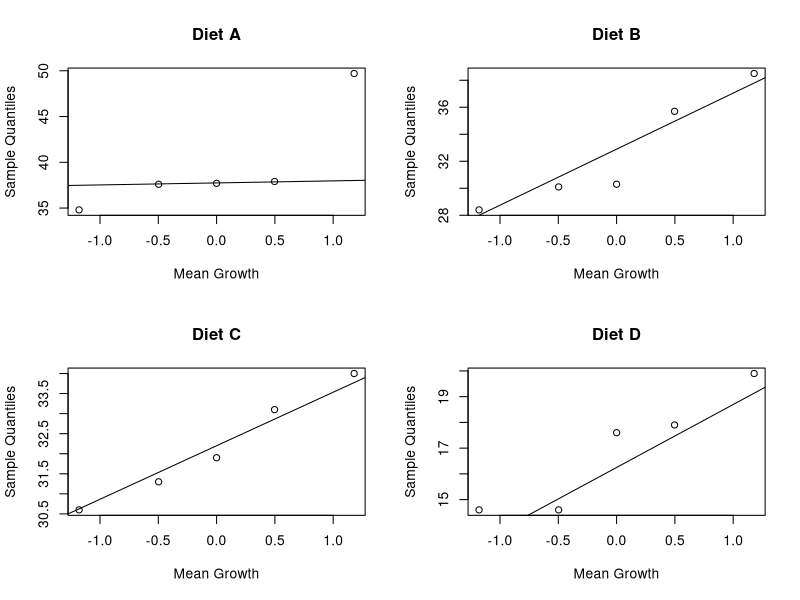
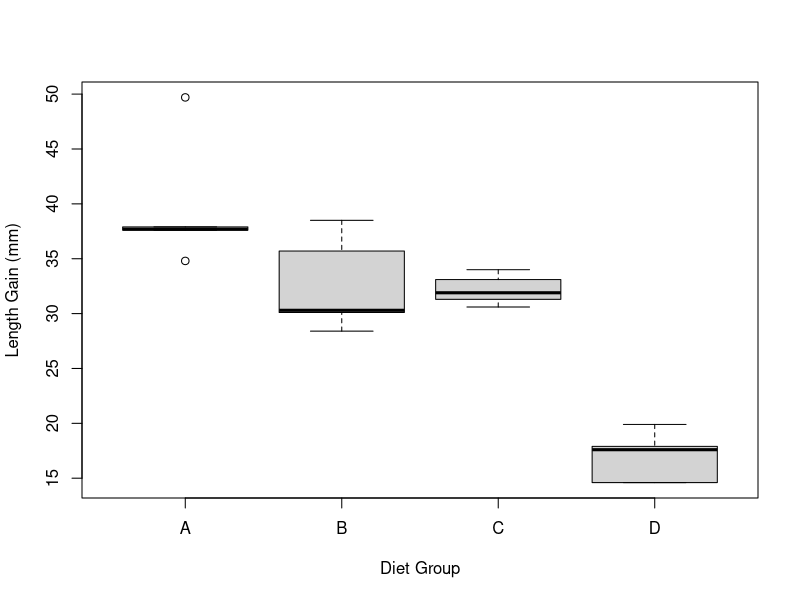
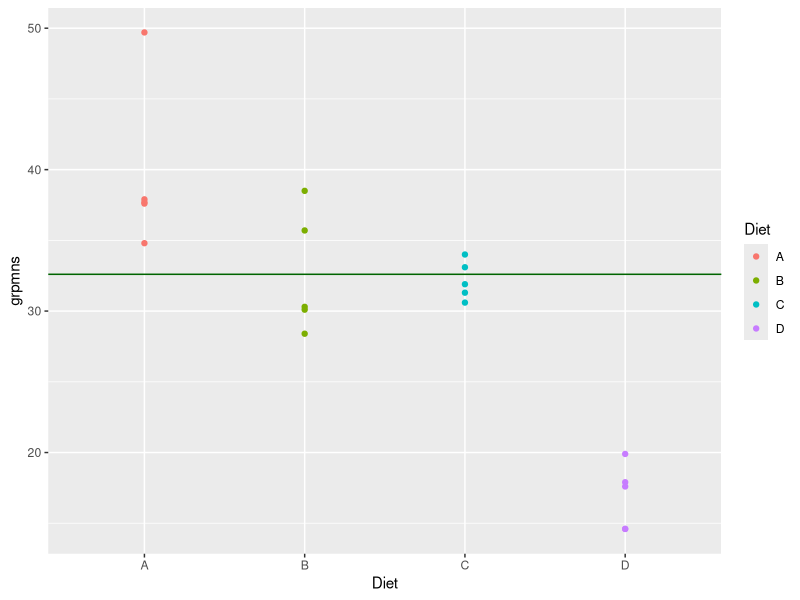
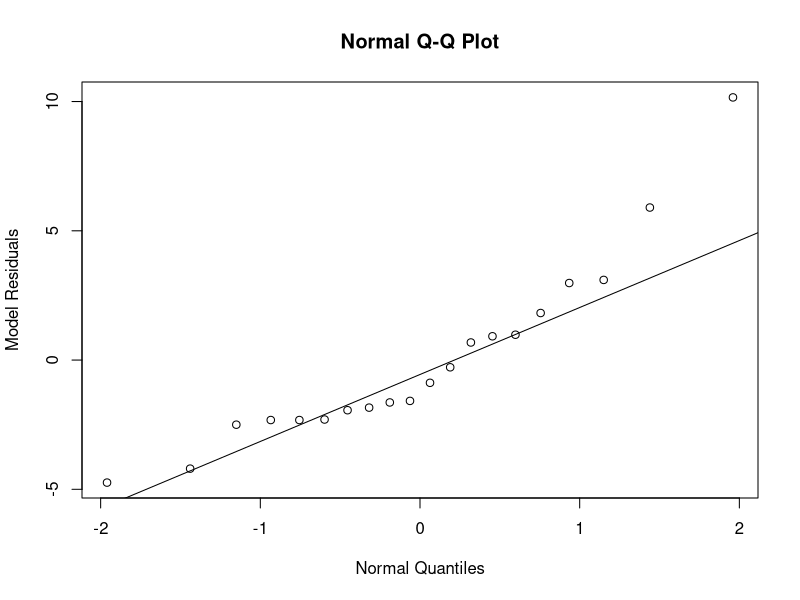
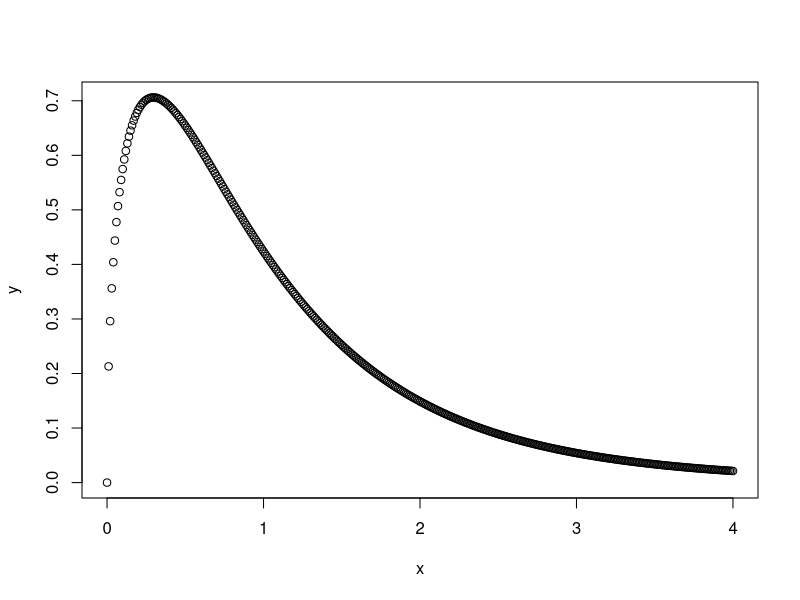
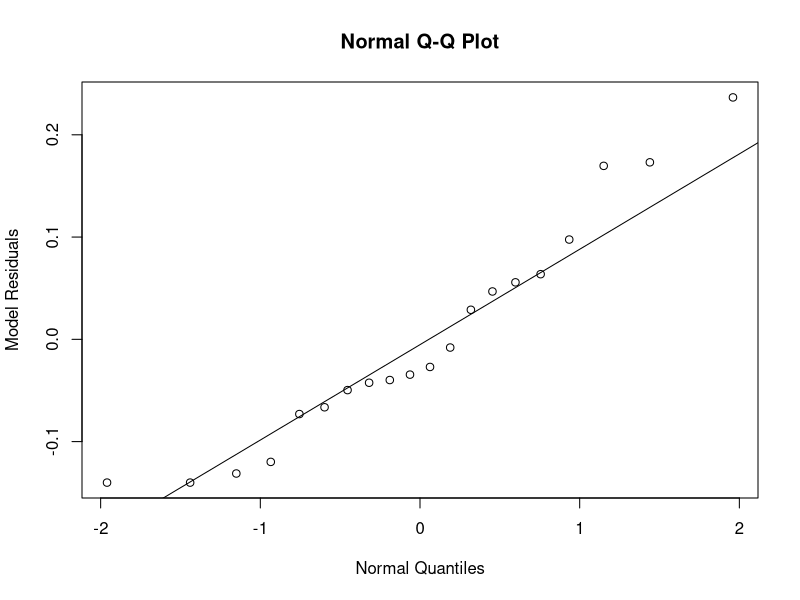
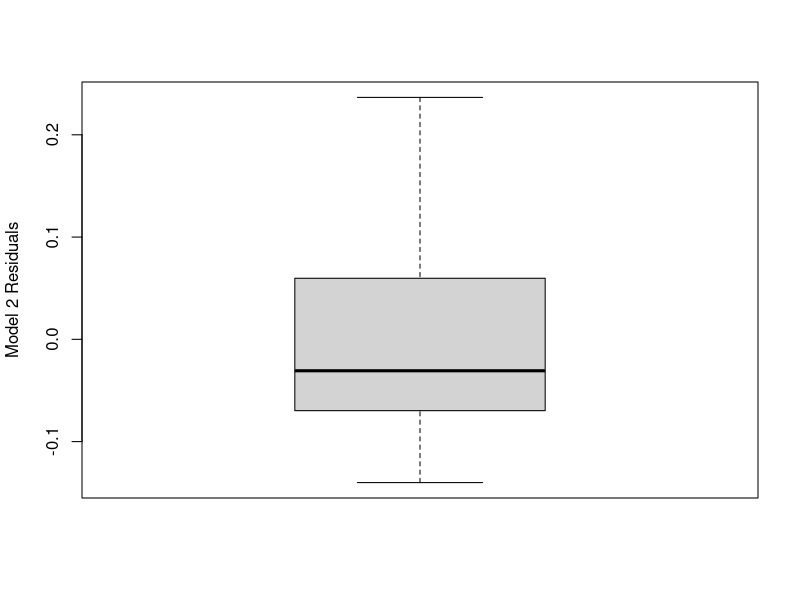
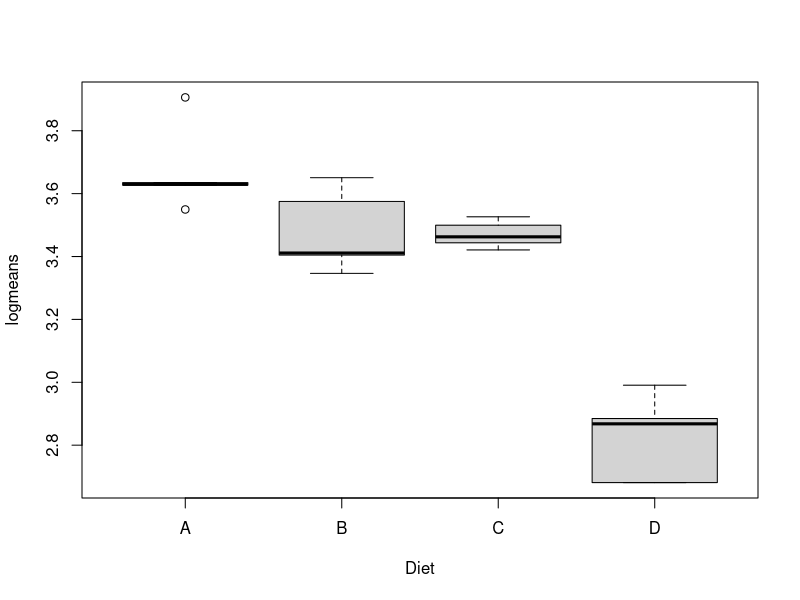

These figures' R source, in order:
#WPA data to illustrate RATG

wpa_dat <- read.csv("WPA_manage.csv",header=TRUE)

#Next line determines which WPAs will be assigned
#to which management group (Burn, Herbicide, Graze)

wpa_dat$rand_assign <- sample(15,15,replace=FALSE)

#Will use trout_hatchery_22.csv file to demonstrate
#graphical and statistical analysis of a one-factor
#experiment

trout <- read.csv("trout_hatchery_22.csv",header=TRUE)

library(tidyverse)

#trout_summary below contains the data which will be
#used in our statistical analysis comparing all 
#four Diet groups in terms of mean gain in length

trout_summary <- trout %>%
     group_by(Diet,raceway) %>%
     summarise(grpmns = mean(Length_6w_mm),
               grpstd = sd(Length_6w_mm))

write.csv(trout_summary,"trout_summary.csv")

trout_A_B <- trout_summary %>%
             filter(Diet=="A"|Diet=="B")
trout_A_B$indA <- (trout_A_B$Diet=="A")*1

m1 <- lm(grpmns~indA,data=trout_A_B)
anova(m1)


#QQ Plots by Level

#we need to transform the 'Diet' variable from the 'chr'
#format to a 'factor' format and we do this using
#the as.factor() function below

trout_summary$Diet <- as.factor(trout_summary$Diet)

par(mfrow=c(2,2))
for(i in levels(trout_summary$Diet)){
  tmp <- with(trout_summary, grpmns[Diet==i])
  qqnorm(tmp,xlab="Mean Growth",main=paste("Diet",i))
  qqline(tmp)
  }

par(mfrow=c(1,1))

#Next line provides boxplots for each group

boxplot(trout_summary$grpmns~trout_summary$Diet,
        xlab="Diet Group",ylab="Length Gain (mm)")

#Next lines use tidyverse to get means and sample
#variances for each Diet level

num_summaries <- trout_summary %>%
          group_by(Diet)%>%
          summarise(mnsamp = mean(grpmns),
                    varsamp=var(grpmns),
                    logmnsamp=log(mnsamp))

mean(num_summaries$mnsamp)

var_ratio <- max(num_summaries$varsamp)/min(num_summaries$varsamp)
var_ratio

#plot the raceways/tubs Length Gains vs. Diet Group

meanA <- num_summaries$mnsamp[1]
meanB <- num_summaries$mnsamp[2]
meanC <- num_summaries$mnsamp[3]
meanD <- num_summaries$mnsamp[4]

ggplot(trout_summary,aes(x=Diet,y=grpmns,color=Diet))+
      geom_point()+
      geom_hline(yintercept=meanB,color="dark green")

trout_summary$Diet <- as.factor(trout_summary$Diet)

m1 <- lm(grpmns~Diet,data=trout_summary)
anova(m1)

#with a pvalue < 0.05, we want to know which means
#are different...
#suppose we want to compare Diet A to B,C, and D
#There are 3 comparisons to make and so a Bonferroni
#approach uses an alpha of 0.05/3 = 0.0167

#For a confidence interval, you divide 0.0167/2 to 
#get 0.0083

#To get the t-multiplier, you need 16 df from the MSE
#and we use the 0.9917 quantile

qt(p=0.9917, df=16, lower.tail = TRUE, log.p = FALSE)

#Need to do residual analysis after every ANOVA analysis
#residuals() function will create residuals for every point

trout_summary$resids <- residuals(m1)

{qqnorm(trout_summary$resids,xlab="Normal Quantiles",
        ylab="Model Residuals")
qqline(trout_summary$resids)}

shapiro.test(trout_summary$resids)

pf(q=30.65,df1=3,df2=16,lower.tail=FALSE)
x <- seq(0,4,.01)
y <- df(x,df1=3,df2=16)

qf(p=0.05,df1=3,df2=16,lower.tail=FALSE)

plot(x,y)

#x would represent MSTRT/MSE = F-ratio - in our case F-ratio = 30.65

#Need to do a natural log transformation on the raceway
#means and re-run our ANOVA

#always make sure that your treatment variable is of
#a factor variable type

trout_summary$Diet <- as.factor(trout_summary$Diet)

trout_summary$logmeans <- log(trout_summary$grpmns)

m2 <- lm(logmeans~Diet,data=trout_summary)
anova(m2)

#Let's get our numerical summaries for the log-trans
#data...note that to use the select() function, if you have
#already used the MASS library, you need to explicitly tell
#R to use the select() function from the dyplr package as 
#I am doing in line 133

ln_num_summaries <- trout_summary %>%
  dplyr::select(Diet,logmeans) %>%
  group_by(Diet) %>%
  summarise(mnlogsamp = mean(logmeans))

trout_summary$residsm2 <- residuals(m2)

shapiro.test(trout_summary$residsm2)

{qqnorm(trout_summary$residsm2,xlab="Normal Quantiles",
        ylab="Model Residuals")
  qqline(trout_summary$residsm2)}

boxplot(trout_summary$residsm2,ylab="Model 2 Residuals")

#Now that residuals look good, let's look at our ANOVA table

anova(m2)

#Let's take a look at the side by side boxplots of the 
#log Length Gains

boxplot(logmeans~Diet,data=trout_summary)

#Need the 'multcomp' library and the glht() function to use 
#Tukey's for all pairwise comparisons

library(multcomp)
anovm2 <- aov(m2)

#Below is Tukey comparison of grouped log means

tukecomp <- glht(anovm2,linfct=
                   mcp(Diet='Tukey'))

tukecomp

qtukey(p=0.95, nmeans=4, df=16)
summary(tukecomp)
plot(tukecomp)
confint(tukecomp)

Quantile <- qtukey(p=0.95, nmeans=4, df=16)/sqrt(2)
Quantile

# Need to backtransform the Tukey confidence intervals to the 
# raw scale and then understand the final interpretation
# the following code shows the relation between the log
# of the means vs. taking the mean of the log raceway values

library(tidyverse)
num_summaries2 <- trout_summary %>%
  group_by(Diet)%>%
  summarise(mnsamp = mean(grpmns),
            varsamp = mean(grpmns),
            mnlogsamp = mean(logmeans),
            varlogsamp=var(logmeans))%>%
  mutate(logmnsamp = log(mnsamp))

write.csv(num_summaries2,"meanlog_logmean.csv")

#Tukey confidence intervals of difference in grouped log
#means is in conf_results

conf_results <- confint(tukecomp)

#conf_results_data is converted to a data frame so that
#we can easily back-transformed the log differences

conf_results_data <- data.frame(conf_results$confint)
conf_results_new <- conf_results_data %>%
  mutate(backmean = exp(Estimate),
         backlower = exp(lwr),
         backupper = exp(upr))


write.csv(conf_results_new,"confidence_intervals_trout.csv")

################permutation test begin ########################
#For permutation test, you don't need to transform the data
#since this is a non-parametric approach

m1 <- lm(grpmns~Diet,data=trout_summary)
anovam1 <- summary(aov(m1))
anovam1

Fobs <-  anovam1[[1]]$"F value"[1]
Fobs

#Permutation test function

permutation.test <- function(obsdat,respvar,treatvar,numsims){
  Fperm=c()
  result=0
  for(i in 1:numsims){
    newtreat <- sample(treatvar,nrow(obsdat),replace=FALSE)
    mod <- lm(respvar ~ newtreat,data=obsdat)
    anovamod <- summary(aov(mod))
    Fperm[i] <- anovamod[[1]]$"F value"[1]
  }
  result=sum(Fperm >= Fobs)
  return(list(result, Fperm))
}

dietperm <- permutation.test(obsdat=trout_summary, 
                                   respvar=trout_summary$grpmns, 
                                   treatvar=trout_summary$Diet,
                                   numsims=10000)

hist(dietperm[[2]], breaks=50, col='grey', main="Permutation Distribution of Variance Ratio", 
     xlab='variance ratio',xlim=c(1,30))
abline(v=Fobs, lwd=3, col="red")

perm_pvalue <- dietperm[[1]]/10000
perm_pvalue

########bootstrapping to find out if there are pairwise differences ##

bootf <- function(dat,sampsize,B){
  meanvec <- 1:B
  
  for (i in 1:B){
    samp <- sample(dat,sampsize, replace=TRUE)
    mnsamp <- mean(samp)
    meanvec[i] <- mnsamp
  } # end of i loop
  return (list(meanvec))
} #end of function bootf

DietA <- trout_summary[trout_summary$Diet=="A",]

DietB <- trout_summary[trout_summary$Diet=="B",]

DietA_boot <- bootf(dat=DietA$grpmns,5,1000)
DietB_boot <- bootf(dat=DietB$grpmns,5,1000)

bootdiff_B_A <- DietB_boot[[1]]-DietA_boot[[1]]

conf_int_B_A <- quantile(bootdiff_B_A,c(0.025,0.975))
conf_int_B_A
